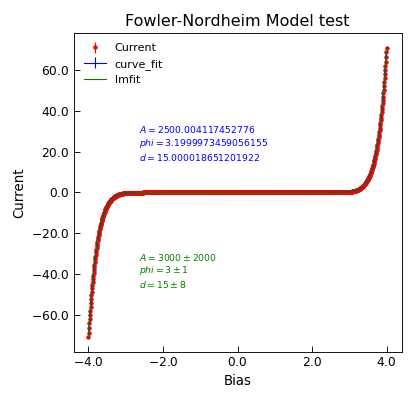

This figure's Python source:
"""Example of nDimArrhenius Fit."""
from Stoner import Data
from Stoner.analysis.fitting.models.tunnelling import (
    fowlerNordheim,
    FowlerNordheim,
)
from numpy import linspace, ones_like
from numpy.random import normal

# Make some data
V = linspace(-4, 4, 1000)
I = fowlerNordheim(V, 2500, 3.2, 15.0) + normal(size=len(V), scale=1e-6)
dI = ones_like(V) * 10e-6

d = Data(V, I, dI, setas="xye", column_headers=["Bias", "Current", "Noise"])

d.curve_fit(
    fowlerNordheim, p0=[2500, 3.2, 15.0], result=True, header="curve_fit"
)
d.setas = "xyey"
d.plot(fmt=["r.", "b-"])
d.annotate_fit(
    fowlerNordheim,
    x=0.2,
    y=0.6,
    prefix="fowlerNordheim",
    fontdict={"size": "x-small", "color": "blue"},
)

d.setas = "xye"
fit = FowlerNordheim()
p0 = [2500, 5.2, 15.0]
p0 = fit.guess(I, x=V)
for p, v, mi, mx in zip(
    ["A", "phi", "d"], [2500, 3.2, 15.0], [100, 1, 5], [1e4, 20.0, 30.0]
):
    p0[p].value = v
    p0[p].bounds = [mi, mx]
d.lmfit(FowlerNordheim, p0=p0, result=True, header="lmfit")
d.setas = "x...y"
d.plot(fmt="g-")
d.annotate_fit(
    fit,
    x=0.2,
    y=0.2,
    prefix="FowlerNordheim",
    fontdict={"size": "x-small", "color": "green"},
)

d.ylabel = "Current"
d.title = "Fowler-Nordheim Model test"
d.tight_layout()
